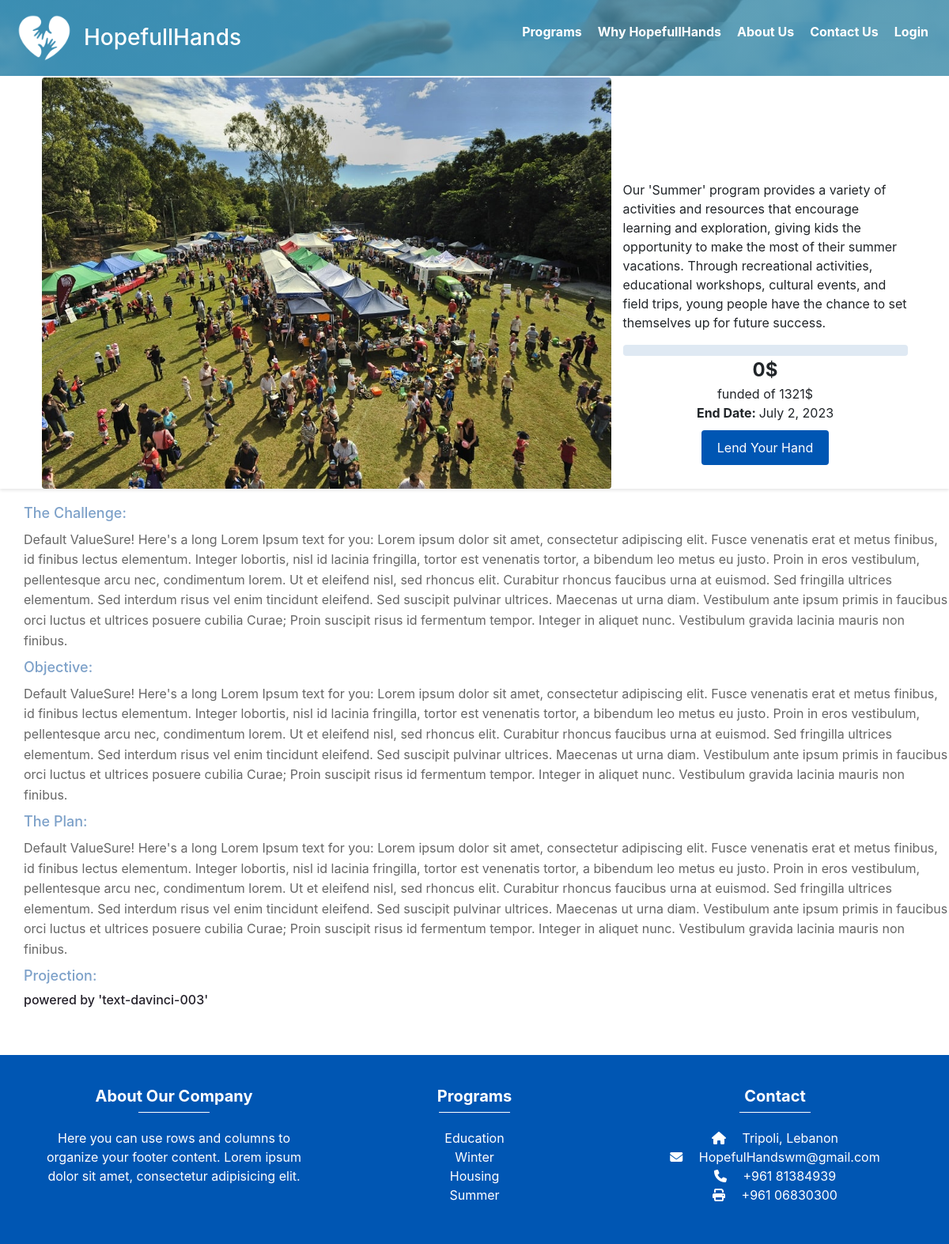
Page /programs/4/ on the committed database.
### app1/models.py (models this page shows, shortened)
class Program(models.Model):
    program_name = models.CharField(max_length=40)
    program_description = models.CharField(max_length=400)
    program_summary = models.CharField(max_length=200, default='Default Value')
    program_image = models.ImageField(upload_to='images/')
    budget = models.IntegerField()
    start_date = models.DateField()
    end_date = models.DateField()
    raised = models.IntegerField(default=0)
    program_challenge = models.CharField(max_length=2000, default='Default Value')
    program_objective = models.CharField(max_length=2000, default='Default Value')
    program_plan = models.CharField(max_length=2000, default='Default Value')

### app1/views.py (the view)
# urls.py: re_path(r'^.*programs/(?P<program_id>\d+)/$', program_details, name='program_details'),
def program_details(request, program_id):
    program = get_object_or_404(Program, id=program_id)
    progress = calculate_progress(program.raised, program.budget)
    context = {
        'program': program,
        'progress': progress,
    }
    return render(request, 'pages/program_details.html', context)

### app1/views.py (called while the page is built)
def calculate_progress(raised, budget):
    if budget == 0:
        return 0
    return (raised / budget) * 100

### templates/pages/program_details.html (shortened to what this page needs)
<!DOCTYPE html>
<html lang="en">
<head>
</head>
<body>
  {% include 'components/navbar.html' %}
  <h1 class="program-details-title">{{ program.program_name }}</h1>
  <div class="program-details-container">
    <div class="program-details-image">
      <img src="{{ program.program_image.url }}" alt="Program Image">
    </div>
    <div class="program-details-progressBar">
      <p>{{ program.program_description }}</p>
      {% include 'components/progressbar.html' %}
    </div>
  </div>
  <div class="program-details-description">
    <h2>The Challenge:</h2>
    <p>{{ program.program_challenge }}</p>
    <h2>Objective:</h2>
    <p>{{ program.program_objective }}</p>
    <h2>The Plan:</h2>
    <p>{{ program.program_plan }}</p>
    <h2>Projection:</h2>
<h6 style="color: #24202A;">powered by 'text-davinci-003'</h6>
  </div>
  {% include 'components/footer.html' %}
</body>
</html>

### templates/components/progressbar.html (shortened to what this page needs)
<!DOCTYPE html>
<html>
<head>
</head>
<body>
  <div class="container123">
    <div class="progress-bar1">
    </div>
    <div class="program-details" style="font-size: 1.5em;">
      <strong>{{ program.raised }}$</strong>
    </div>
    <div class="program-details">
      funded of {{ program.budget }}$
    </div>
    <div class="program-details">
      <strong>End Date: </strong>{{ program.end_date }}
    </div>
    <a class="program-details-donate-button" href="{% url 'donate' %}">Lend Your Hand</a>
  </div>
</body>
</html>

### templates/pages/program_details.html (style rules this page uses)
.program-details-title { text-align: center; font-size: 40px; padding: 5px 0; color: #0056b3; margin-top: 10px; margin-bottom: 0px; }
.program-details-container { display: flex; justify-content: center; background-color: ; height: 550px; padding: 0px; box-shadow: 0 2px 4px rgba(0, 0, 0, 0.1); margin-bottom: 20px; }
.program-details-image { flex-basis: 60%; border-radius: 4px; margin-top: 30px; margin-right: 15px; overflow: hidden; }
.program-details-image img { width: 100%; height: 100%; object-fit: cover; }
.program-details-progressBar { margin-top: 160px; flex-basis: 30%; }
.program-details-description { margin-left: 30px; margin-bottom: 60px; }
.program-details-description h2 { font-size: 18px; margin-bottom: 10px; color: #7da1c9; }
.program-details-description p { margin-bottom: 10px; color: #666; line-height: 1.6; }
.program-details-donate-button { display: inline-block; padding: 10px 20px; background-color: #0056b3; color: #fff; text-align: center; text-decoration: none; border: none; border-radius: 4px; transition: background-color 0.3s ease; }

### templates/components/navbar.html (style rules this page uses)
body { margin: 0; padding: 0; font-family: Arial, sans-serif; }

### rows in the picture
Program: program_image (picture), program_description "Our 'Summer' program provides a variety of activities and resources that encourage learning and exploration, giving kids the opportunity to make the most of their summer vacations. Through recreational activities, educational workshops, cultural events, and field trips, young people have the chance to set themselves up for future success.", raised "0", budget "1321", end_date "July 2, 2023", program_challenge "Default ValueSure! Here's a long Lorem Ipsum text for you: Lorem ipsum dolor sit amet, consectetur adipiscing elit. Fusce venenatis erat et metus finibus, id finibus lectus elementum. Integer lobortis, nisl id lacinia fringilla, tortor est venenatis tortor, a bibendum leo metus eu justo. Proin in eros vestibulum, pellentesque arcu nec, condimentum lorem. Ut et eleifend nisl, sed rhoncus elit. Curabitur rhoncus faucibus urna at euismod. Sed fringilla ultrices elementum. Sed interdum risus vel enim tincidunt eleifend. Sed suscipit pulvinar ultrices. Maecenas ut urna diam. Vestibulum ante ipsum primis in faucibus orci luctus et ultrices posuere cubilia Curae; Proin suscipit risus id fermentum…", program_objective "Default ValueSure! Here's a long Lorem Ipsum text for you: Lorem ipsum dolor sit amet, consectetur adipiscing elit. Fusce venenatis erat et metus finibus, id finibus lectus elementum. Integer lobortis, nisl id lacinia fringilla, tortor est venenatis tortor, a bibendum leo metus eu justo. Proin in eros vestibulum, pellentesque arcu nec, condimentum lorem. Ut et eleifend nisl, sed rhoncus elit. Curabitur rhoncus faucibus urna at euismod. Sed fringilla ultrices elementum. Sed interdum risus vel enim tincidunt eleifend. Sed suscipit pulvinar ultrices. Maecenas ut urna diam. Vestibulum ante ipsum primis in faucibus orci luctus et ultrices posuere cubilia Curae; Proin suscipit risus id fermentum…", program_plan "Default ValueSure! Here's a long Lorem Ipsum text for you: Lorem ipsum dolor sit amet, consectetur adipiscing elit. Fusce venenatis erat et metus finibus, id finibus lectus elementum. Integer lobortis, nisl id lacinia fringilla, tortor est venenatis tortor, a bibendum leo metus eu justo. Proin in eros vestibulum, pellentesque arcu nec, condimentum lorem. Ut et eleifend nisl, sed rhoncus elit. Curabitur rhoncus faucibus urna at euismod. Sed fringilla ultrices elementum. Sed interdum risus vel enim tincidunt eleifend. Sed suscipit pulvinar ultrices. Maecenas ut urna diam. Vestibulum ante ipsum primis in faucibus orci luctus et ultrices posuere cubilia Curae; Proin suscipit risus id fermentum…"
